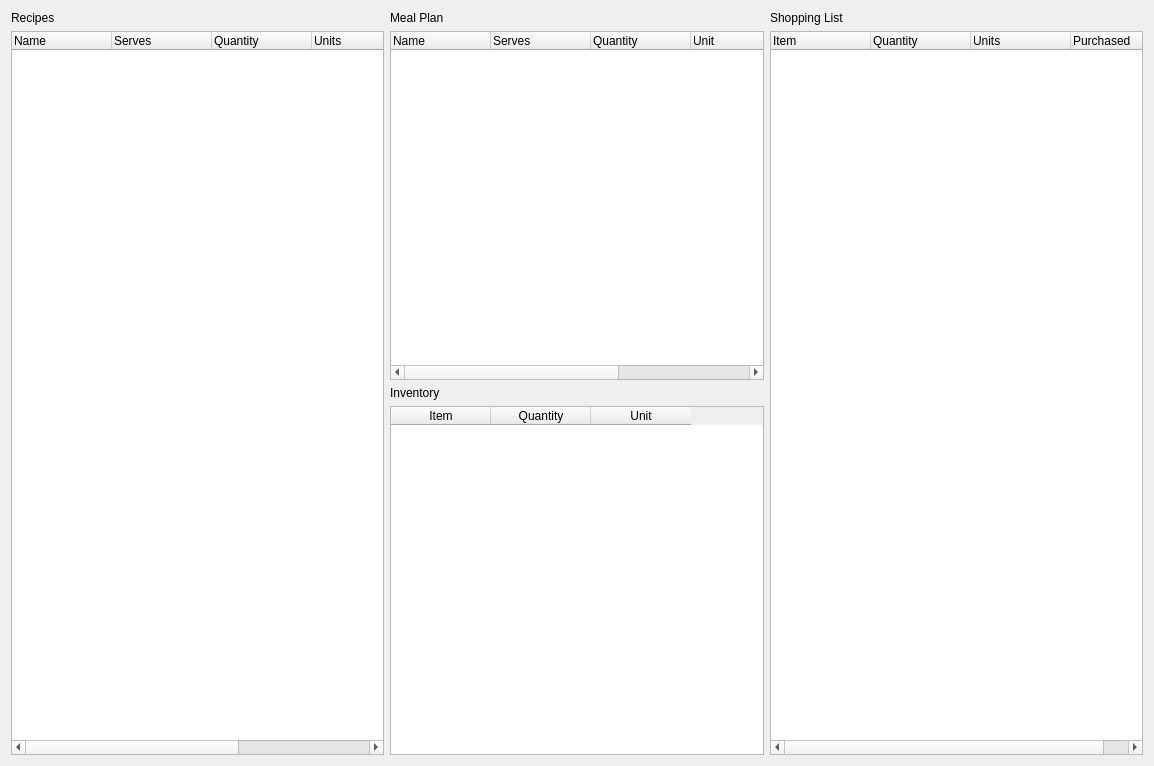
<?xml version="1.0" encoding="UTF-8"?>
<ui version="4.0">
 <class>Dashboard</class>
 <widget class="QWidget" name="Dashboard">
  <property name="geometry">
   <rect>
    <x>0</x>
    <y>0</y>
    <width>1154</width>
    <height>766</height>
   </rect>
  </property>
  <property name="windowTitle">
   <string>Form</string>
  </property>
  <layout class="QGridLayout" name="gridLayout">
   <item row="0" column="3">
    <widget class="QLabel" name="label_3">
     <property name="text">
      <string>Shopping List</string>
     </property>
    </widget>
   </item>
   <item row="1" column="0" rowspan="3">
    <widget class="QTreeWidget" name="recipe_tree">
     <column>
      <property name="text">
       <string>Name</string>
      </property>
     </column>
     <column>
      <property name="text">
       <string>Serves</string>
      </property>
     </column>
     <column>
      <property name="text">
       <string>Quantity</string>
      </property>
     </column>
     <column>
      <property name="text">
       <string>Units</string>
      </property>
     </column>
     <column>
      <property name="text">
       <string>Select</string>
      </property>
     </column>
     <column>
      <property name="text">
       <string>hidden_id</string>
      </property>
     </column>
    </widget>
   </item>
   <item row="1" column="2">
    <widget class="QTreeWidget" name="meal_plan_tree">
     <column>
      <property name="text">
       <string>Name</string>
      </property>
     </column>
     <column>
      <property name="text">
       <string>Serves</string>
      </property>
     </column>
     <column>
      <property name="text">
       <string>Quantity</string>
      </property>
     </column>
     <column>
      <property name="text">
       <string>Unit</string>
      </property>
     </column>
     <column>
      <property name="text">
       <string>Select</string>
      </property>
     </column>
     <column>
      <property name="text">
       <string>hidden_id</string>
      </property>
     </column>
    </widget>
   </item>
   <item row="0" column="2">
    <widget class="QLabel" name="label_2">
     <property name="text">
      <string>Meal Plan</string>
     </property>
    </widget>
   </item>
   <item row="0" column="0">
    <widget class="QLabel" name="label">
     <property name="text">
      <string>Recipes</string>
     </property>
    </widget>
   </item>
   <item row="2" column="2">
    <widget class="QLabel" name="label_4">
     <property name="text">
      <string>Inventory</string>
     </property>
    </widget>
   </item>
   <item row="3" column="2">
    <widget class="QTableWidget" name="inventory_table">
     <column>
      <property name="text">
       <string>Item</string>
      </property>
     </column>
     <column>
      <property name="text">
       <string>Quantity</string>
      </property>
     </column>
     <column>
      <property name="text">
       <string>Unit</string>
      </property>
     </column>
    </widget>
   </item>
   <item row="1" column="3" rowspan="3">
    <widget class="QTreeWidget" name="shopping_list_tree">
     <column>
      <property name="text">
       <string>Item</string>
      </property>
     </column>
     <column>
      <property name="text">
       <string>Quantity</string>
      </property>
     </column>
     <column>
      <property name="text">
       <string>Units</string>
      </property>
     </column>
     <column>
      <property name="text">
       <string>Purchased</string>
      </property>
     </column>
    </widget>
   </item>
  </layout>
 </widget>
 <resources/>
 <connections/>
</ui>
